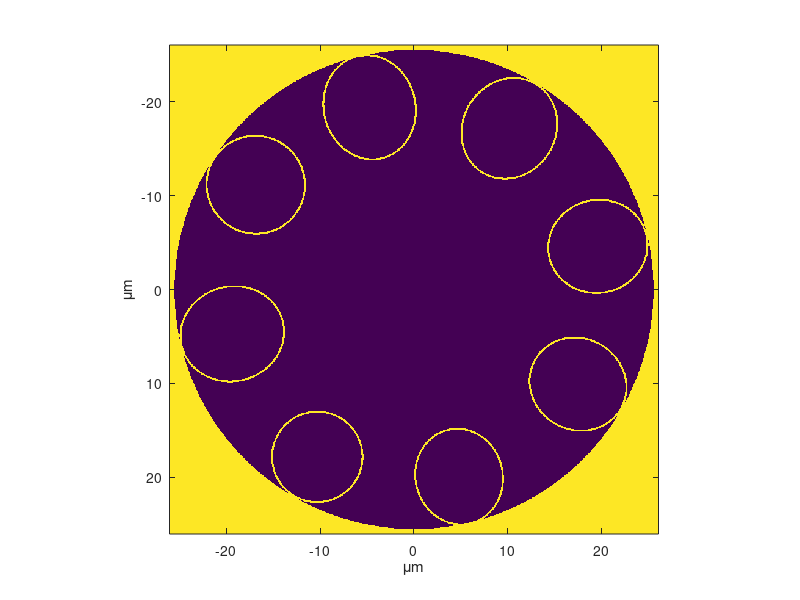

Here is the MATLAB script that generated this plot: (Note: this script raises an error after producing the figure.)
clc; clear variables; close all;

%% Set up problem

lambda = 650e-9;
k0 = 2*pi/lambda;
beta = k0; % Propagation constant will be close to that of free space.
Nx = 801;
NoModes = 2;

um = 1e-6;
n_silica = 1.45;
n_air = 1;
r_core = 25.5 * um;
r_clad = 34.0 * um;
r_total = r_core +   r_clad;
x = linspace(-26 * um, 26 * um, Nx);
[x_mesh, y_mesh] = meshgrid(x, x.');
r_mesh = sqrt(x_mesh.^2 + y_mesh.^2);
n = ones(Nx, Nx) * n_silica;
n(r_mesh < r_total) = n_silica;
n(r_mesh < (r_total - r_clad)) = 1;
n(r_mesh > r_total) = 1;

% Ellipses for glass
glass_ellipses = [
    struct('center', [-19.35 * um, 4.72 * um], 'major_axis', 11.28 * um, 'minor_axis', 10.28 * um, 'angle', 166.29);
    struct('center', [-10.30 * um, 17.82 * um], 'major_axis', 9.85 * um, 'minor_axis', 9.82 * um, 'angle', 120.03);
    struct('center', [4.80 * um, 19.92 * um], 'major_axis', 10.42 * um, 'minor_axis', 9.49 * um, 'angle', 76.45);
    struct('center', [17.46 * um, 10.08 * um], 'major_axis', 10.70 * um, 'minor_axis', 9.91 * um, 'angle', 30.00);
    struct('center', [19.58 * um, -4.59 * um], 'major_axis', 10.80 * um, 'minor_axis', 10.09 * um, 'angle', -13.19);
    struct('center', [10.15 * um, -17.15 * um], 'major_axis', 11.20 * um, 'minor_axis', 10.09 * um, 'angle', -59.38);
    struct('center', [-4.73 * um, -19.40 * um], 'major_axis', 11.36 * um, 'minor_axis', 9.97 * um, 'angle', -103.70);
    struct('center', [-16.85 * um, -11.15 * um], 'major_axis', 10.70 * um, 'minor_axis', 10.60 * um, 'angle', -147.51)
];

% Ellipses for air
air_ellipses = [
    struct('center', [-19.35 * um, 4.72 * um], 'major_axis', 10.88 * um, 'minor_axis', 9.88 * um, 'angle', 166.29);
    struct('center', [-10.30 * um, 17.82 * um], 'major_axis', 9.45 * um, 'minor_axis', 9.42 * um, 'angle', 120.03);
    struct('center', [4.80 * um, 19.92 * um], 'major_axis', 10.02 * um, 'minor_axis', 9.09 * um, 'angle', 76.45);
    struct('center', [17.46 * um, 10.08 * um], 'major_axis', 10.30 * um, 'minor_axis', 9.51 * um, 'angle', 30.00);
    struct('center', [19.58 * um, -4.59 * um], 'major_axis', 10.40 * um, 'minor_axis', 9.69 * um, 'angle', -13.19);
    struct('center', [10.15 * um, -17.15 * um], 'major_axis', 10.80 * um, 'minor_axis', 9.69 * um, 'angle', -59.38);
    struct('center', [-4.73 * um, -19.40 * um], 'major_axis', 10.96 * um, 'minor_axis', 9.57 * um, 'angle', -103.70);
    struct('center', [-16.85 * um, -11.15 * um], 'major_axis', 10.30 * um, 'minor_axis', 10.20 * um, 'angle', -147.51)
];

for i = 1:numel(glass_ellipses) + numel(air_ellipses)
    if i <= numel(glass_ellipses)
        ellipse_params = glass_ellipses(i);
        is_glass = true;
    else
        ellipse_params = air_ellipses(i - numel(glass_ellipses));
        is_glass = false;
    end
    
    center = ellipse_params.center;
    major_axis = ellipse_params.major_axis / 2;
    minor_axis = ellipse_params.minor_axis / 2;
    angle = deg2rad(ellipse_params.angle);
    x_rotated = (x_mesh - center(1)) * cos(angle) + (y_mesh - center(2)) * sin(angle);
    y_rotated = (y_mesh - center(2)) * cos(angle) - (x_mesh - center(1)) * sin(angle);
    ellipse_mask = ((x_rotated / major_axis).^2 + (y_rotated / minor_axis).^2) < 1;
    n(ellipse_mask) = n_silica * is_glass + n_air * ~is_glass;
end

dx = x(2) - x(1);
lambda_in_nm = lambda * 1e9;
dx_in_nm = dx * 1e9;
lambda_dx_ratio = lambda / dx;

fprintf('lambda: %.2f nm\n', lambda_in_nm);
fprintf('dx: %.2f nm\n', dx_in_nm);
fprintf('lambda/dx: %.2f\n', lambda_dx_ratio);

%% Show refractive index profile

figure;
imagesc(x*1e6, x*1e6, n);
axis square;
xlabel('\mum');
ylabel('\mum');
hold on;

%% Sweep parameter of wavelength and plot graph of optical power loss (dB/cm)

wavelength_range = 500e-9:10e-9:700e-9;

optical_power_loss_dB_cm_mode1 = zeros(size(wavelength_range));
optical_power_loss_dB_cm_mode2 = zeros(size(wavelength_range));

for wl_idx = 1:length(wavelength_range)
    lambda = wavelength_range(wl_idx);
    k0 = 2 * pi / lambda;

    % Call FD solver
    RetVal = ModeSolverFD(dx, n, lambda, beta, NoModes);
    imag_neff_mode1 = (-1/100) * imag(RetVal.beta(1) / k0);
    imag_neff_mode2 = (-1/100) * imag(RetVal.beta(2) / k0);
    optical_power_loss_dB_cm_mode1(wl_idx) = -20 * log10(exp(-2 * pi * imag_neff_mode1 / lambda)) / 100;
    optical_power_loss_dB_cm_mode2(wl_idx) = -20 * log10(exp(-2 * pi * imag_neff_mode2 / lambda)) / 100;
end

%% Plot optical power loss vs. wavelength for both modes
figure;
plot(wavelength_range * 1e9, optical_power_loss_dB_cm_mode1, '-o', 'DisplayName', 'Mode 1');
hold on;
plot(wavelength_range * 1e9, optical_power_loss_dB_cm_mode2, '-o', 'DisplayName', 'Mode 2');
xlabel('Wavelength (nm)');
ylabel('Optical Power Loss (dB/cm)');
title('Optical Power Loss vs. Wavelength for Different Modes');
legend;
grid on;

%% Plot mode profiles for all wavelengths in the sweep range
for wl_idx = 1:length(wavelength_range)
    lambda = wavelength_range(wl_idx);
    k0 = 2 * pi / lambda;

    % Call FD solver
    RetVal = ModeSolverFD(dx, n, lambda, beta, NoModes);
    
    % Plot mode profiles for the current wavelength
    figure;
    for i = 1:NoModes
        neff = RetVal.beta(i) / k0;
        neff_real = real(neff);
        neff_imag = (-1/100) * imag(neff);
        
        subplot(1, NoModes, i);
        imagesc(x*1e6, x*1e6, RetVal.Eabs{i});
        title(['Mode Profile: n_{eff} = ' num2str(neff_real, '%.7g') ' + ' num2str(neff_imag, '%.7g') 'i']);
        axis square;
        xlabel('\mum');
        ylabel('\mum');
    end
    suptitle(['Wavelength: ' num2str(lambda * 1e9) ' nm']);
end
